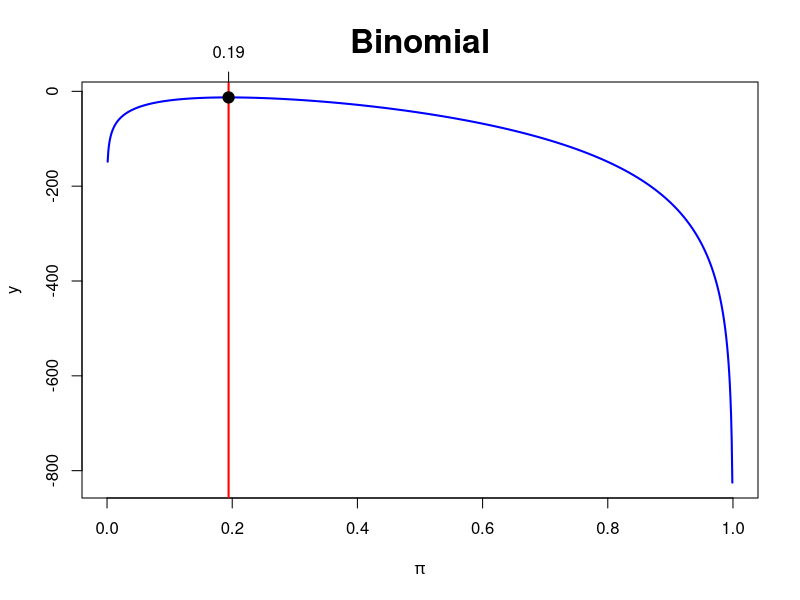
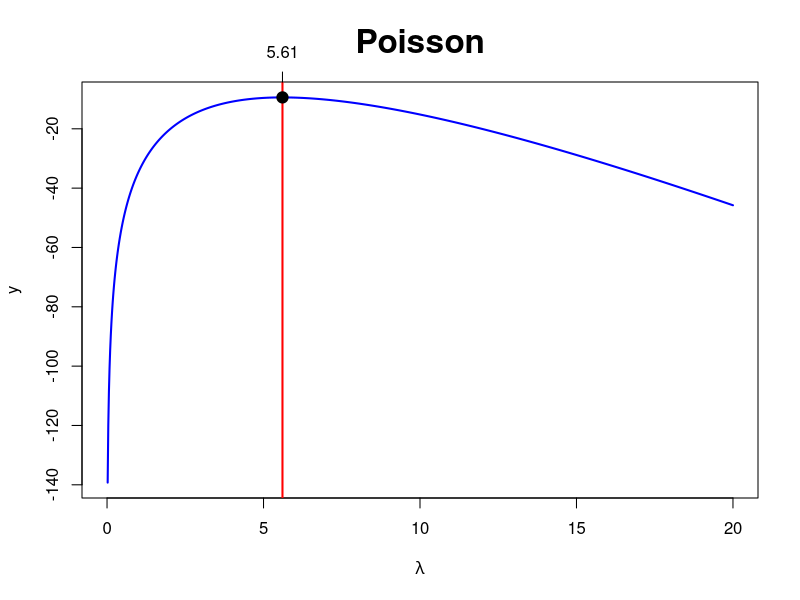
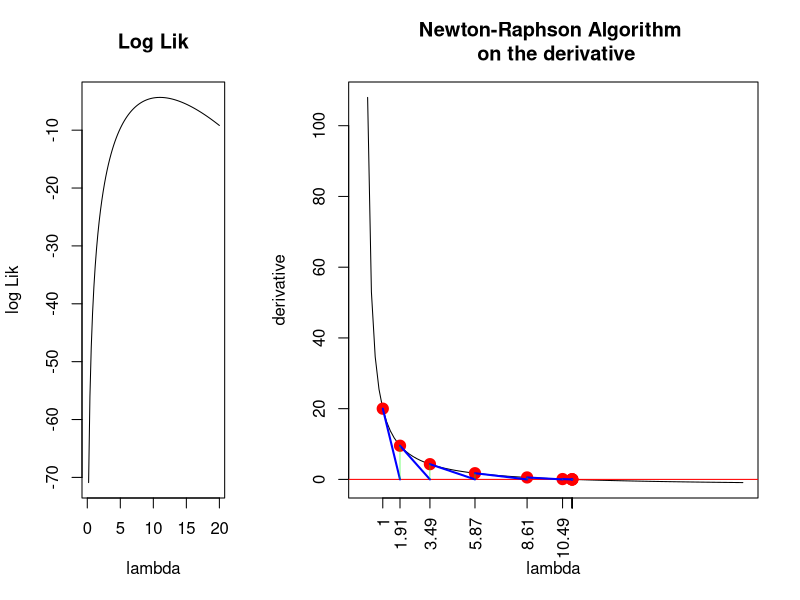
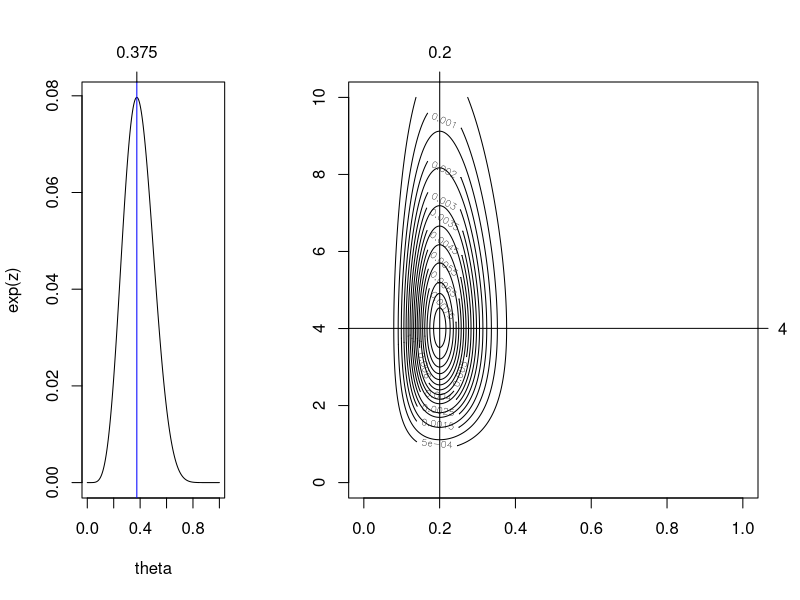
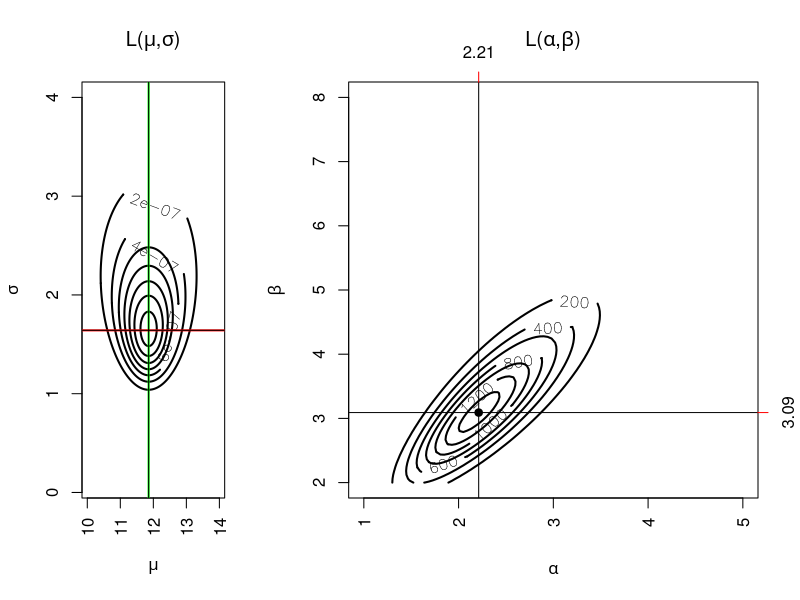
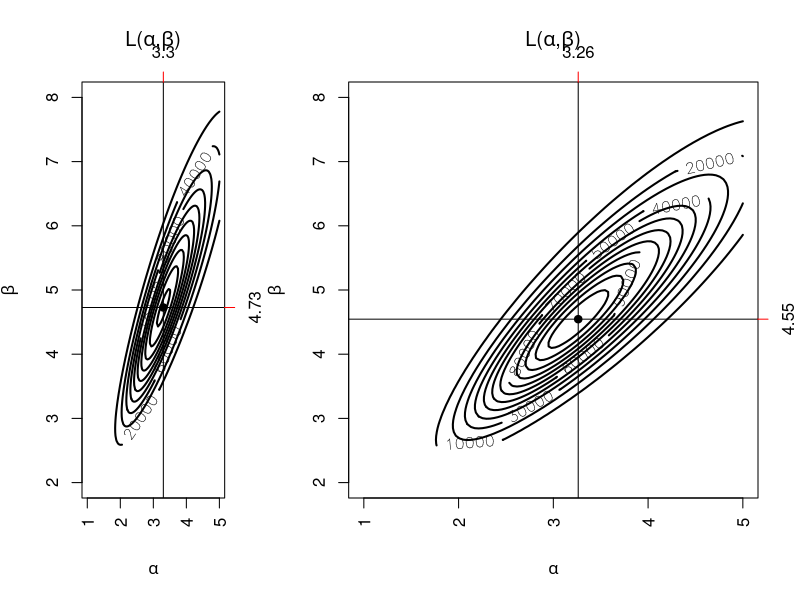
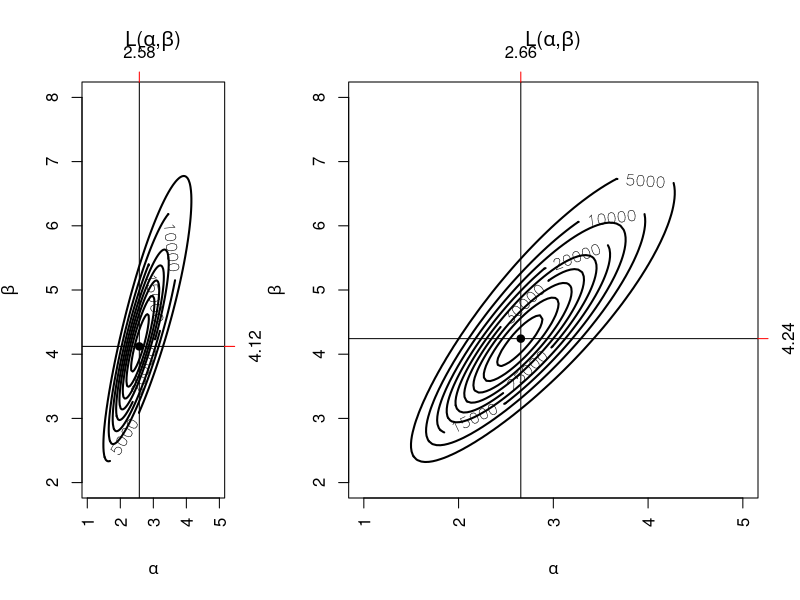
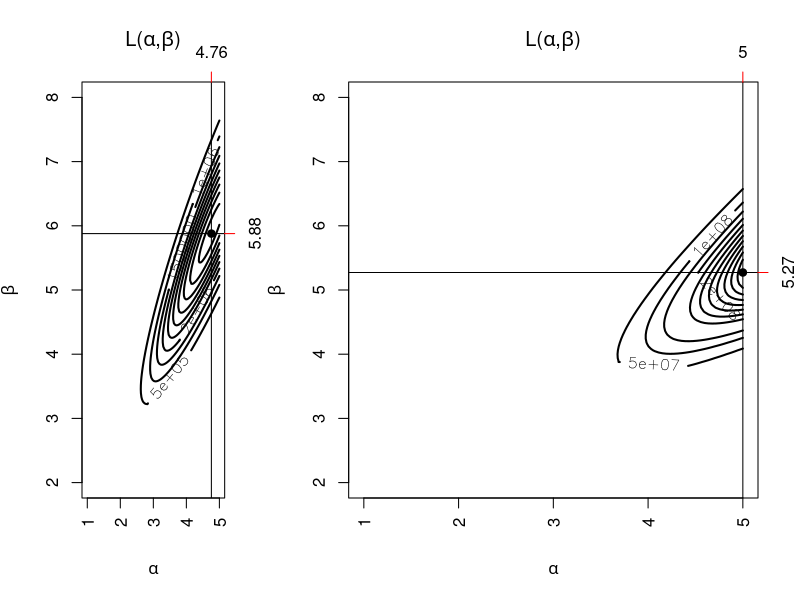

Source code (R) for these figures, in order:
## ---- chunk 1
knitr::opts_chunk$set(echo = TRUE)
## ---- chunk 2
getwd()
## ---- chunk 3
logbin=function(x,param) log(dbinom(x,prob=param,size=20))
mymaxlik=function(lfun,x,param,...){
  np=length(param)
  z=outer(x,param,lfun)
  y=apply(z,2,sum)
  plot(param,y,col="Blue",type="l",lwd=2,...)
  i=max(which(y==max(y)))
  abline(v=param[i],lwd=2,col="Red")
  points(param[i],y[i],pch=19,cex=1.5,col="Black")
  axis(3,param[i],round(param[i],2))
  ifelse(i-3>=1 & i+2<=np, slope<-(y[(i-2):(i+2)]-y[(i-3):(i+1)])/(param[(i-2):(i+2)]-param[(i-3):(i+1)]),slope<-"NA")
  return(list(i=i,parami=param[i],yi=y[i],slope=slope))
}
mymaxlik(x=c(3,3,4,3,4,5,5,4),param=seq(0,1,length=1000),lfun=logbin,xlab=expression(pi),main="Binomial",cex.main=2)
## ---- chunk 4
logpoiss=function(x,param) log(dpois(x,lambda=param)) 
mymaxlik(x=c(4,6,7,6,5),param=seq(0,20,length=1000),lfun=logpoiss,xlab=expression(lambda),main="Poisson",cex.main=2)
myNRML=function(x0,delta=0.001,llik,xrange,parameter="param"){
  f=function(x) (llik(x+delta)-llik(x))/delta
  fdash=function(x) (f(x+delta)-f(x))/delta
  d=1000
  i=0
  x=c()
  y=c()
  x[1]=x0
  y[1]=f(x[1])
  while(d > delta & i<100){
    i=i+1
    x[i+1]=x[i]-f(x[i])/fdash(x[i])
    y[i+1]=f(x[i+1])
    d=abs(x[i+1]-x[i])
  }
  layout(matrix(1:2,nr=1,nc=2,byrow=TRUE),width=c(1,2))
  curve(llik(x), xlim=xrange,xlab=parameter,ylab="log Lik",main="Log Lik")
  curve(f(x),xlim=xrange,xaxt="n", xlab=parameter,ylab="derivative",main=  "Newton-Raphson Algorithm \n on the derivative")
  points(x,y,col="Red",pch=19,cex=1.5)
  axis(1,x,round(x,2),las=2)
  abline(h=0,col="Red")
  segments(x[1:(i-1)],y[1:(i-1)],x[2:i],rep(0,i-1),col="Blue",lwd=2)
  segments(x[2:i],rep(0,i-1),x[2:i],y[2:i],lwd=0.5,col="Green")
  list(x=x,y=y)
}
myNRML(x0=1,delta=0.000001,llik=function(x) log(dpois(12,x)*dpois(10,x)),xrange=c(0,20),parameter="lambda" )
## ---- chunk 5
logbin2=function(theta){log(dbinom(2,prob=theta,size=6)) + log(dbinom(4,prob=theta,size=10))}
mymaxlikg=function(lfun="logbin2",theta) {
  nth=length(theta)
  thmat=matrix(theta,nr=nth,nc=1,byrow=TRUE)
  z=apply(thmat,1,lfun)
  zmax=max(which(z==max(z)))
  plot(theta,exp(z),type="l")
  abline(v=theta[zmax],col="Blue")
  axis(3,theta[zmax],round(theta[zmax],4))
  theta[zmax]
}
mymaxlikg(theta=seq(0,1,length=10000))
## ---- chunk 6
logbinpois=function(theta1,theta2) log(dbinom(4,size=20,prob=theta1)) + log(dbinom(4,size=20,prob=theta1))+ log(dpois(4,lambda=theta2))

maxlikg2=function(theta1,theta2,lfun="logbinpois",...){
  n1=length(theta1)
  n2=length(theta2)
  z=outer(theta1,theta2,lfun)
  contour(theta1,theta2,exp(z),...)
  maxl=max(exp(z))  
  coord=which(exp(z)==maxl,arr.ind=TRUE) 
  th1est=theta1[coord[1]]
  th2est=theta2[coord[2]]
  abline(v=th1est,h=th2est)
  axis(3,th1est,round(th1est,2))
  axis(4,th2est,round(th2est,2),las=1)
  list(th1est=th1est,th2est=th2est)
}
maxlikg2(theta1=seq(0,1,length=1000),theta2=seq(0,10,length=1000),nlevels=20)
## ---- chunk 7
mymlnorm=function(x,mu,sig,...){ 
  nmu=length(mu) 
  nsig=length(sig)
  n=length(x)
  zz=c()    
  lfun=function(x,m,p) log(dnorm(x,mean=m,sd=p))
  for(j in 1:nsig){
    z=outer(x,mu,lfun,p=sig[j])
    y=apply(z,2,sum)
    zz=cbind(zz,y)
  }
  maxl=max(exp(zz))
  coord=which(exp(zz)==maxl,arr.ind=TRUE)
  maxlsig=apply(zz,1,max)
  contour(mu,sig,exp(zz),las=3,xlab=expression(mu),ylab=expression(sigma),axes=TRUE,
          main=expression(paste("L(",mu,",",sigma,")",sep="")),...)
  mlx=round(mean(x),2) 
  mly=round(sqrt((n-1)/n)*sd(x),2)
  abline(v=mean(x),lwd=2,col="Green")
  abline(h=sqrt((n-1)/n)*sd(x),lwd=2,col="Red")
  muest=mu[coord[1]]
  sigest=sig[coord[2]]
  abline(v=muest, h=sigest)
  return(list(x=x,coord=coord,maxl=maxl))
}

mymlnorm(x=c(10,12,13,15,12,11,10),mu=seq(10,14,length=1000),sig=seq(0.1,4,length=1000),lwd=2,labcex=1)
## ---- chunk 8
mymlbeta=function(x,alpha,beta,...){
  na=length(alpha)
  nb=length(beta)
  n=length(x)
  zz=c() 
  lfun=function(x,a,b) log(dbeta(x,shape1=a,shape2=b))
  for(j in 1:nb){
    z=outer(x,alpha,lfun,b=beta[j])
    y=apply(z,2,sum)
    zz=cbind(zz,y)
  }
  maxl=max(exp(zz))    
  coord=which(exp(zz)==maxl,arr.ind=TRUE)  
  aest=alpha[coord[1]]
  best=beta[coord[2]]
  contour(alpha,beta,exp(zz),las=3,xlab=expression(alpha),ylab=expression(beta),axes=TRUE,
          main=expression(paste("L(",alpha,",",beta,")",sep="")),...)
  abline(v=aest, h=best)
  points(aest,best,pch=19)
  axis(4,best,round(best,2),col="Red")
  axis(3,aest,round(aest,2),col="Red")
  return(list(x=x,coord=coord,maxl=maxl,maxalpha=aest,maxbeta=best))
}
x <- mymlbeta(x=rbeta(30,shape1=3,shape2=4),alpha=seq(1,5,length=100),beta=seq(2,8,length=100),lwd=2,labcex=1)
ax<-x$maxalpha
ay <- x$maxbeta
x <- mymlbeta(x=sample(x$x, replace=TRUE),alpha=seq(1,5,length=100),beta=seq(2,8,length=100),lwd=2,labcex=1)
bx<-x$maxalpha
by <- x$maxbeta
x <- mymlbeta(x=sample(x$x, replace=TRUE),alpha=seq(1,5,length=100),beta=seq(2,8,length=100),lwd=2,labcex=1)
cx<-x$maxalpha
cy <- x$maxbeta
x <- mymlbeta(x=sample(x$x, replace=TRUE),alpha=seq(1,5,length=100),beta=seq(2,8,length=100),lwd=2,labcex=1)
dx<-x$maxalpha
dy <- x$maxbeta
x <- mymlbeta(x=sample(x$x, replace=TRUE),alpha=seq(1,5,length=100),beta=seq(2,8,length=100),lwd=2,labcex=1)
ex<-x$maxalpha
ey <- x$maxbeta
x <- mymlbeta(x=sample(x$x, replace=TRUE),alpha=seq(1,5,length=100),beta=seq(2,8,length=100),lwd=2,labcex=1)
fx<-x$maxalpha
fy <- x$maxbeta
x <- mymlbeta(x=sample(x$x, replace=TRUE),alpha=seq(1,5,length=100),beta=seq(2,8,length=100),lwd=2,labcex=1)
gx<-x$maxalpha
gy <- x$maxbeta
x <- mymlbeta(x=sample(x$x, replace=TRUE),alpha=seq(1,5,length=100),beta=seq(2,8,length=100),lwd=2,labcex=1)
hx<-x$maxalpha
hy <- x$maxbeta
x <- mymlbeta(x=sample(x$x, replace=TRUE),alpha=seq(1,5,length=100),beta=seq(2,8,length=100),lwd=2,labcex=1)
ix<-x$maxalpha
iy <- x$maxbeta
x <- mymlbeta(x=sample(x$x, replace=TRUE),alpha=seq(1,5,length=100),beta=seq(2,8,length=100),lwd=2,labcex=1)
jx<-x$maxalpha
jy <- x$maxbeta
x <- mymlbeta(x=sample(x$x, replace=TRUE),alpha=seq(1,5,length=100),beta=seq(2,8,length=100),lwd=2,labcex=1)
kx<-x$maxalpha
ky <- x$maxbeta
x <- mymlbeta(x=sample(x$x, replace=TRUE),alpha=seq(1,5,length=100),beta=seq(2,8,length=100),lwd=2,labcex=1)
lx<-x$maxalpha
ly <- x$maxbeta
plot(c(ay,by,cy,dy,ey,fy,gy,hy,iy,jy,ky,ly)~c(ax,bx,cx,dx,ex,fx,gx,hx,ix,jx,kx,lx), ylab = "Max Beta", xlab = "Max Alpha", col="dark red")
